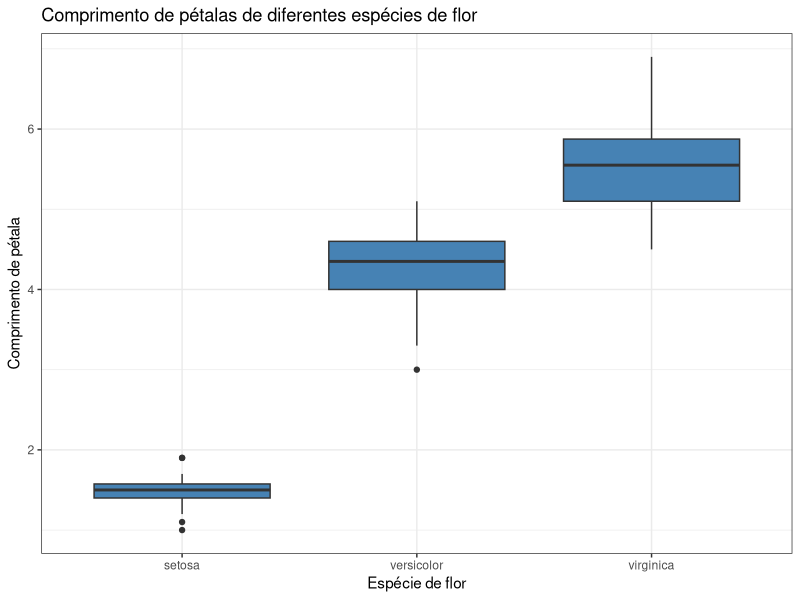
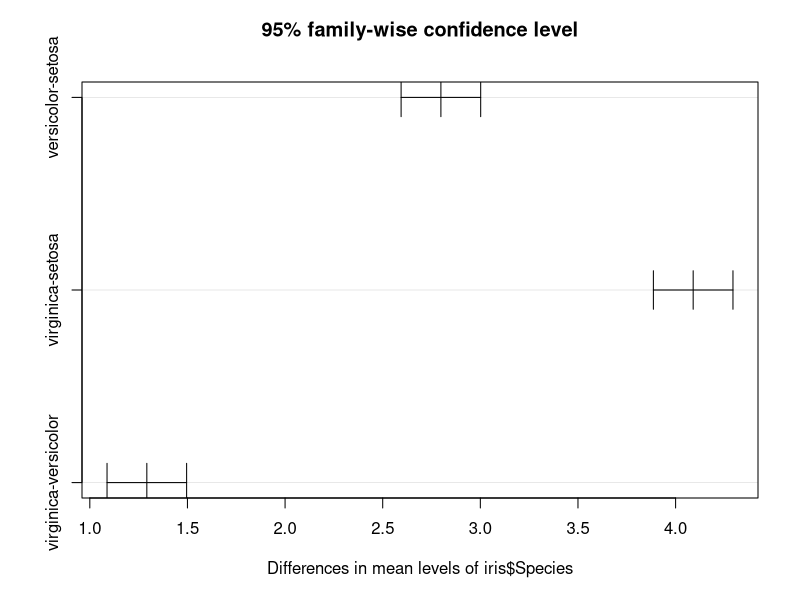
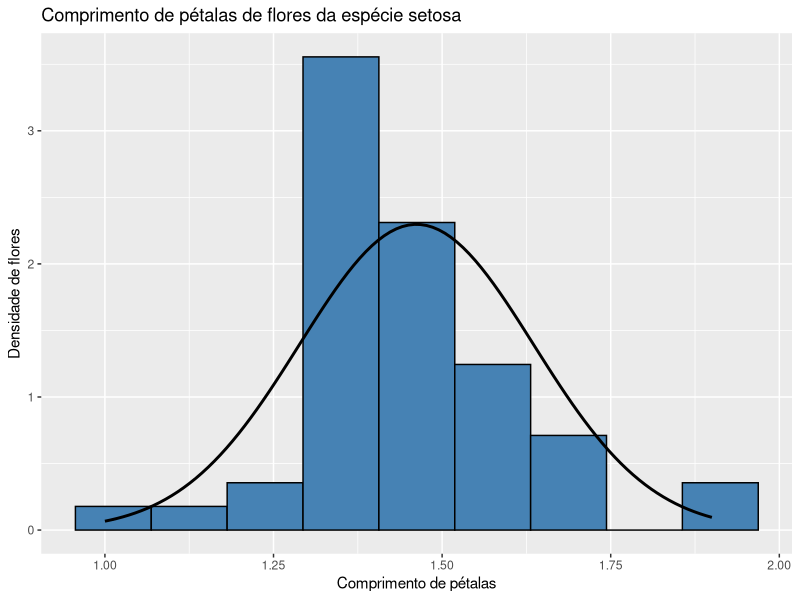
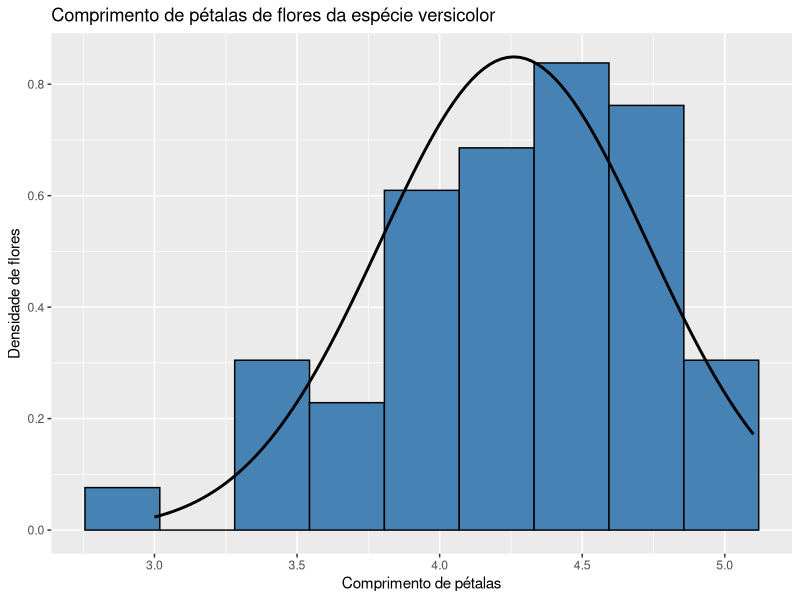
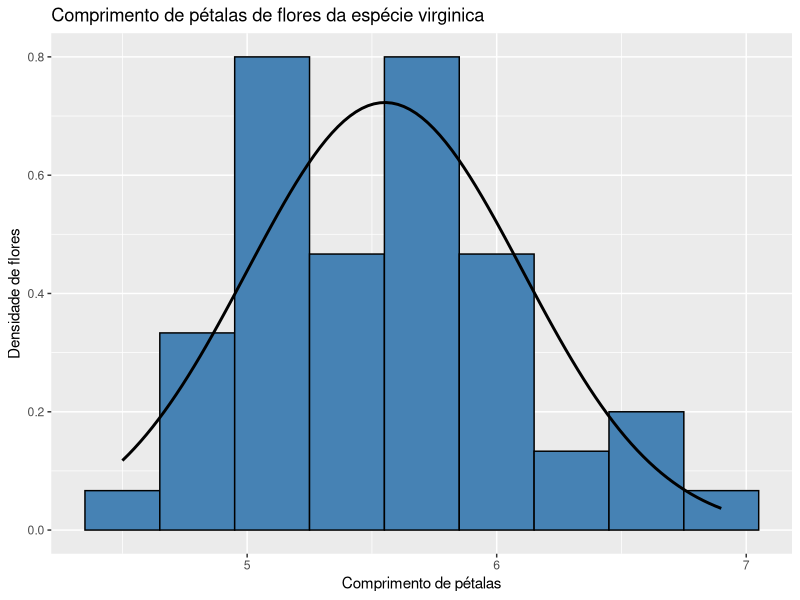
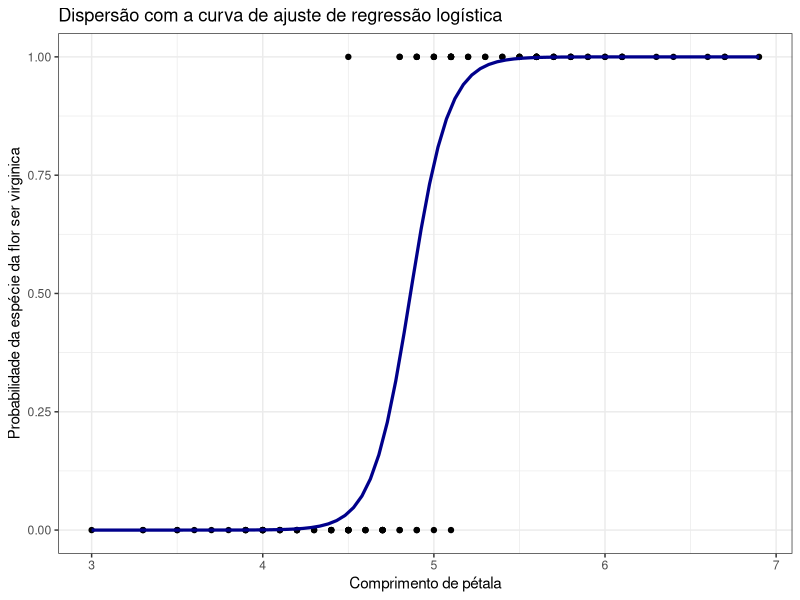

These charts were generated, in order, by the following R code:

# Exemplos de Regressão aplicados à base de dados iris


# Ativando pacote ggplot2 de visualização gráfica, dplyr de
# manipulação de dados e broom para pblackição a partir de modelos


library(ggplot2)
library(dplyr)
library(broom)


# Carregando base de dados que estudaremos

iris = iris


# Existe diferenca no comprimento das pétalas em cada espécie de flor?


# Vamos nos aproximar inicialmente do problema criando um gráfico.


# Criando grafico de boxplot para visualizar comportamento do comprimento
# das pétalas para cada espécie de flor


ggplot(iris, mapping = aes(x = Species, y = Petal.Length)) +
  geom_boxplot(fill = "steelblue") +
  labs(title = "Comprimento de pétalas de diferentes espécies de flor",
       y = "Comprimento de pétala",
       x = "Espécie de flor") +
  theme_bw()


# Graficamente, parece haver diferencas entre os comprimentos de pétalas
# para cada espécie de flor. Vamos prosseguir com testes de hipóteses
# para poder fazer afirmações estatisticamente significantes.


# Para responder a pergunta proposta, podemos começar verificando se o
# comprimento de pétalas de cada espécie segue distribuição normal através
# de testes de hipóteses de Shapiro-Wilk, antes de seguir com analises mais profundas.


shapiro.test(iris$Petal.Length[iris$Species == "setosa"])

shapiro.test(iris$Petal.Length[iris$Species == "versicolor"])

shapiro.test(iris$Petal.Length[iris$Species == "virginica"])


# Sob nivel de significancia de 5%, nao rejeitamos as hipoteses nulas; isto é,
# de que a distribuição do comprimento de pétalas dentro de cada uma
# das espécies segue distribuição Normal.


# Tendo isso em mente, podemos seguir para o teste de ANOVA para comparação
# de médias de populações normais.

modelo = aov(iris$Petal.Length ~ iris$Species)

summary(modelo)


# Veja que o p-valor é extremamente baixo; ou seja, podemos inferir que
# existe diferenca estatisticamente significante entre a media de comprimento
# de pétala entre pelo menos um par de espécies de flores.


# Vamos realizar o teste de Tukey para verificar se a diferença estatisticamente
# significante é apenas entre a espécie setosa e as outras duas, ou se
# versicolor e virginica também possuem diferença estatisticamente significante.


TukeyHSD(modelo, ordeblack = TRUE)

plot(TukeyHSD(modelo, ordeblack = TRUE))


# Veja que nenhum dos intervalos de confiança se sobrepõem. Logo, há evidências
# para afirmar que o comprimento médio das pétalas é diferente em cada
# uma das espécies de flor.


# Vamos estudar agora a distribuicao do comprimento de pétala dentro de cada
# tipo de flor. Como nao rejeitamos a normalidade da distribuicao, vamos
# construir um grafico de histograma com a curva teorica da distribuicao Normal
# utilizando a média amostral e variância amostral.


# A comecar pela espécie setosa:


ggplot(mapping = aes(x = iris$Petal.Length[iris$Species == "setosa"])) +
  geom_histogram(fill = "steelblue",
                 color = "black",
                 aes(y = ..density..),
                 bins = 9) +
  labs(title = "Comprimento de pétalas de flores da espécie setosa",
       x = "Comprimento de pétalas",
       y = "Densidade de flores") +
  stat_function(fun = dnorm,
                args = list(mean = mean(iris$Petal.Length[iris$Species == "setosa"]),
                            sd = sd(iris$Petal.Length[iris$Species == "setosa"])),
                color = "black",
                aes(x = ..x..),
                size = 1)

# Agora, para a espécie versicolor:

ggplot(mapping = aes(x = iris$Petal.Length[iris$Species == "versicolor"])) +
  geom_histogram(fill = "steelblue",
                 color = "black",
                 aes(y = ..density..),
                 bins = 9) +
  labs(title = "Comprimento de pétalas de flores da espécie versicolor",
       x = "Comprimento de pétalas",
       y = "Densidade de flores") +
  stat_function(fun = dnorm,
                args = list(mean = mean(iris$Petal.Length[iris$Species == "versicolor"]),
                            sd = sd(iris$Petal.Length[iris$Species == "versicolor"])),
                color = "black",
                aes(x = ..x..),
                size = 1)

# E para a espécie virginica:

ggplot(mapping = aes(x = iris$Petal.Length[iris$Species == "virginica"])) +
  geom_histogram(fill = "steelblue",
                 color = "black",
                 aes(y = ..density..),
                 bins = 9) +
  labs(title = "Comprimento de pétalas de flores da espécie virginica",
       x = "Comprimento de pétalas",
       y = "Densidade de flores") +
  stat_function(fun = dnorm,
                args = list(mean = mean(iris$Petal.Length[iris$Species == "virginica"]),
                            sd = sd(iris$Petal.Length[iris$Species == "virginica"])),
                color = "black",
                aes(x = ..x..),
                size = 1)

# Agora com a ferramenta gráfica, em conjunto com os testes de hipóteses,
# podemos verificar que de fato a distribuição Normal representa bem os dados.


# Vamos estudar melhor como saber se uma flor é da especie versicolor
# ou virginica de acordo com o comprimento de petala. Para tal, vamos
# ajustar um modelo de regressao logistica.

# Criando base de dados apenas com as espécies versicolor e virginica:

irisAlternativa = iris |>
  filter(Species != "setosa")

# Criando uma variável dummy para representar as classes

irisAlternativa$Species_dummy <- as.numeric(irisAlternativa$Species == "virginica")

# Criando o gráfico de dispersão com a curva de ajuste de regressão logística

ggplot(irisAlternativa, aes(x = Petal.Length, y = Species_dummy)) +
  geom_point() +
  stat_smooth(method = "glm", se = FALSE, method.args = list(family = "binomial"),
              size = 1.1, color = "darkblue") +
  labs(title = "Dispersão com a curva de ajuste de regressão logística",
       x = "Comprimento de pétala",
       y = "Probabilidade da espécie da flor ser virginica") +
  theme_bw()

# Com esse modelo de regressão logística, podemos avaliar a probabilidade
# de uma flor ser de uma das espécies a partir do comprimento de sua pétala.


# Criando o modelo agora fora do gráfico do ggplot2:

modelo2 = glm(Species_dummy ~ Petal.Length, 
              family = "binomial",
              data = irisAlternativa)


# Calculando, pelo modelo, qual a probabilidade de cada flor da base de dados
# ser da espécie virginica


newdata = data.frame(Petal.Length = 5.3)


predict(modelo2, 
        newdata = newdata,
        type = "response")


# Com isso, ajustamos um modelo de regressão logística útil para prever,
# no futuro, a espécie da flor caso só tenhamos acesso ao comprimento
# das pétalas da mesma.












